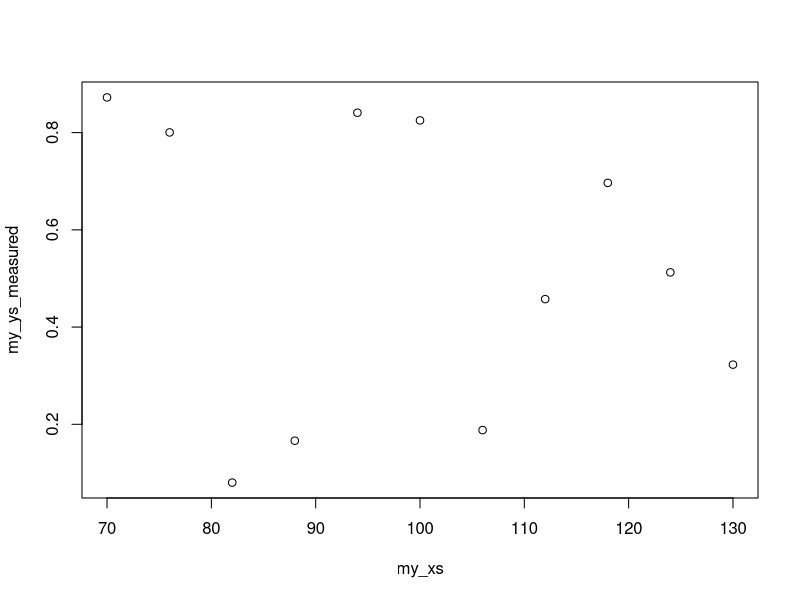

The R source for this figure: (Note: this script raises an error after producing the figure.)
# Clear the working memory
rm(list = ls())

# Characterics of the normal distrubution
my_mean = 100.0
my_sd = 10.0

# Parameters for creating a normal distribution
my_lower = my_mean - (3.0 * my_sd)
my_upper = my_mean + (3.0 * my_sd)
my_resolution = 10.0
my_step = (my_upper - my_lower) / my_resolution

# Generate the xs, ys
my_xs = x=seq(my_lower,my_upper,my_step)
my_ys_expected = dnorm(my_xs,my_mean,my_sd) # The expected normal distribution
my_ys_measured = my_ys_expected + runif(length(my_ys_expected))

my_table <- cbind(my_xs,my_ys_measured,my_ys_expected)
my_table

plot(my_ys_measured ~ my_xs,data = my_table)
plot(c(my_ys_measured,my_ys_expected) ~ my_xs,data = my_table)

plot(my_ys_expected ~ my_xs,data = my_table)
plot(my_ys_measured ~ my_xs,data = my_table)

my_distribution
#shapiro.test(my_distibution)
chisq.test(
	my_distribution,
	y = NULL, 
	correct = TRUE,
  p = my_table, 
	rescale.p = FALSE,
  simulate.p.value = FALSE, 
	B = 2000
)
?chisq.test
